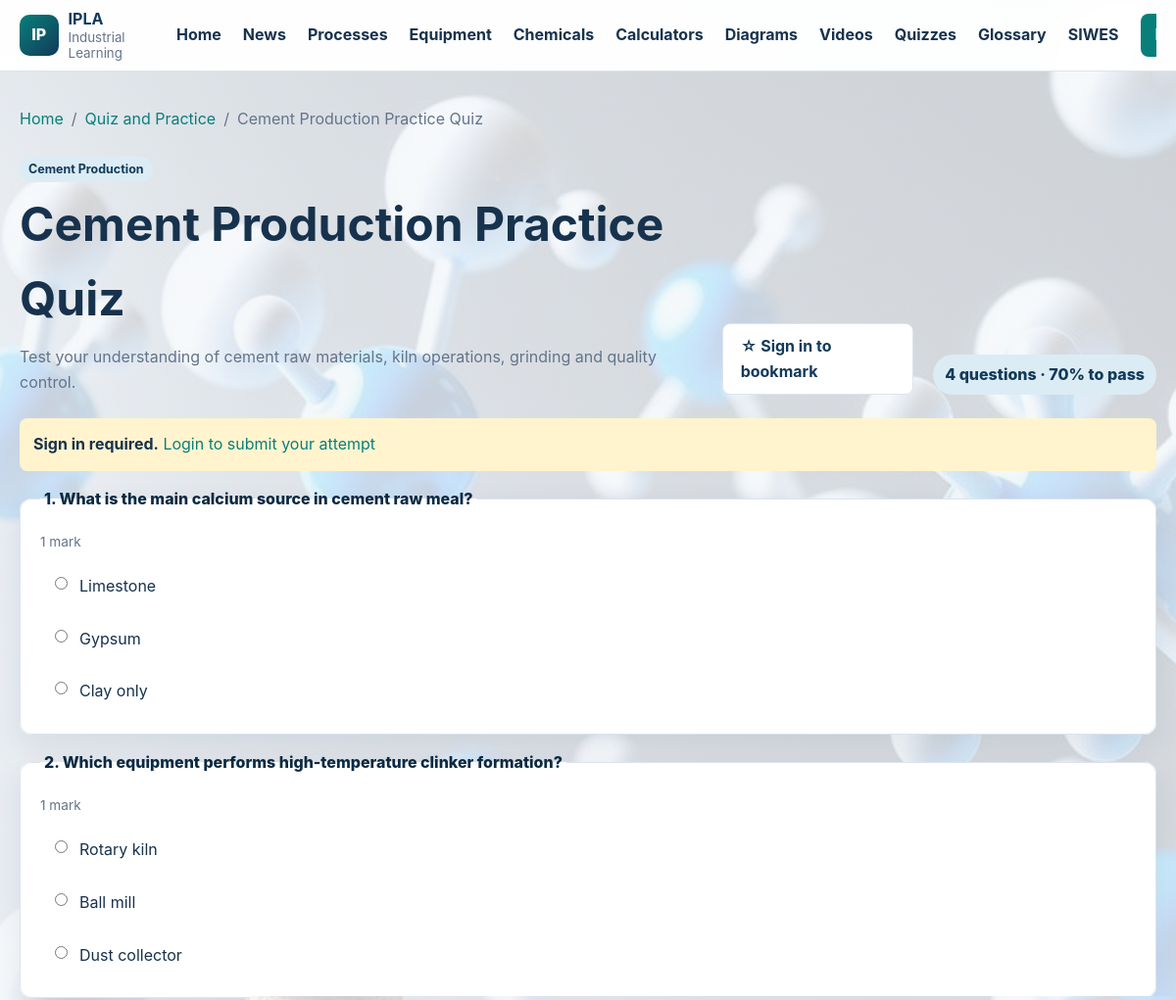
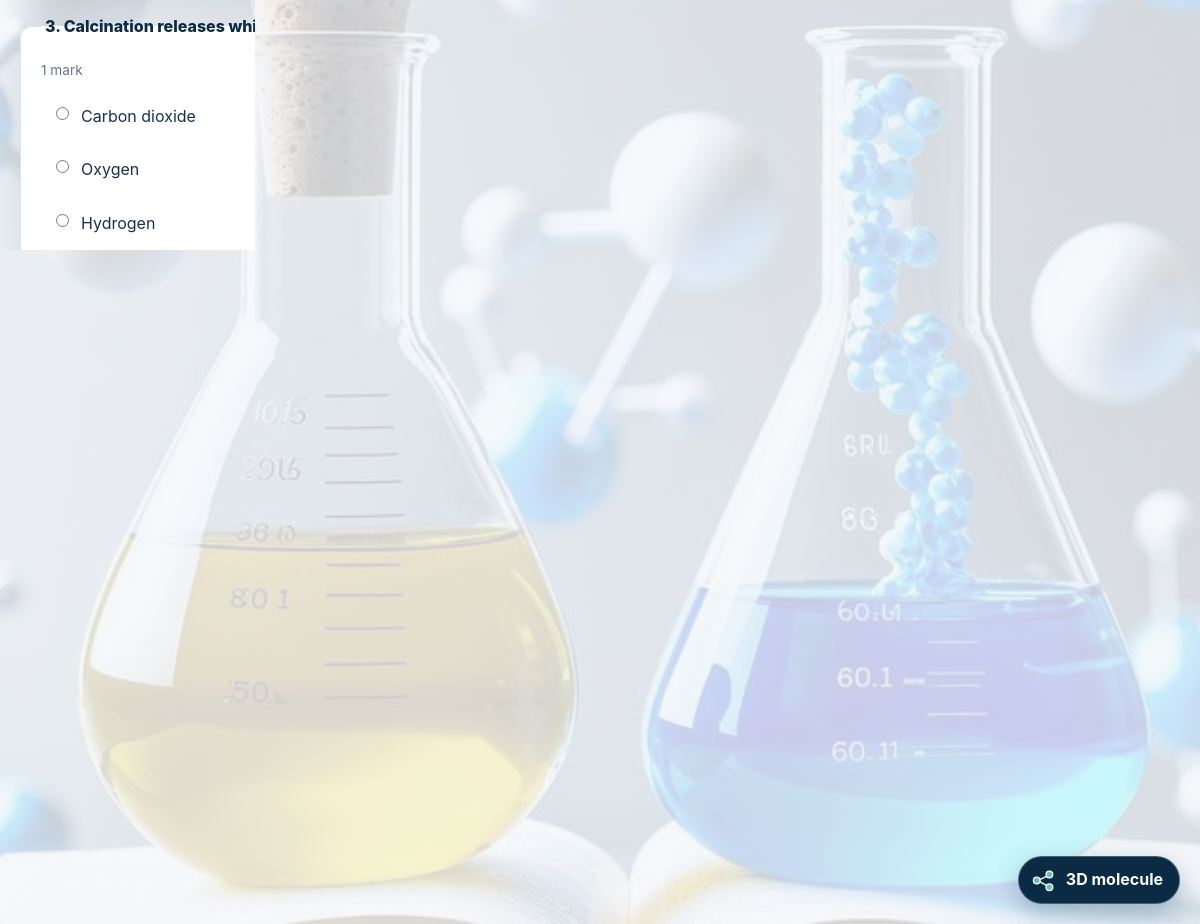
The app's page /quizzes/start.php?id=1 with its own data (2 pictures, top to bottom).
### tables this page shows
CREATE TABLE quizzes (
    id BIGINT UNSIGNED AUTO_INCREMENT PRIMARY KEY,
    process_id BIGINT UNSIGNED NULL,
    title VARCHAR(180) NOT NULL,
    description TEXT NULL,
    passing_score INT UNSIGNED NOT NULL DEFAULT 50,
    status ENUM('draft','published') NOT NULL DEFAULT 'draft',
    created_at TIMESTAMP NOT NULL DEFAULT CURRENT_TIMESTAMP,
    CONSTRAINT fk_quizzes_process FOREIGN KEY (process_id) REFERENCES processes(id) ON DELETE SET NULL
);

CREATE TABLE processes (
    id BIGINT UNSIGNED AUTO_INCREMENT PRIMARY KEY,
    title VARCHAR(180) NOT NULL,
    slug VARCHAR(190) NOT NULL UNIQUE,
    category VARCHAR(100) NULL,
    short_description VARCHAR(255) NULL,
    description MEDIUMTEXT NULL,
    featured_image VARCHAR(255) NULL,
    status ENUM('draft','published') NOT NULL DEFAULT 'draft',
    created_by BIGINT UNSIGNED NULL,
    created_at TIMESTAMP NOT NULL DEFAULT CURRENT_TIMESTAMP,
    updated_at TIMESTAMP NOT NULL DEFAULT CURRENT_TIMESTAMP ON UPDATE CURRENT_TIMESTAMP,
    CONSTRAINT fk_processes_creator FOREIGN KEY (created_by) REFERENCES users(id) ON DELETE SET NULL
);

CREATE TABLE quiz_questions (
    id BIGINT UNSIGNED AUTO_INCREMENT PRIMARY KEY,
    quiz_id BIGINT UNSIGNED NOT NULL,
    question TEXT NOT NULL,
    question_type ENUM('multiple_choice','true_false') NOT NULL DEFAULT 'multiple_choice',
    marks INT UNSIGNED NOT NULL DEFAULT 1,
    explanation TEXT NULL,
    created_at TIMESTAMP NOT NULL DEFAULT CURRENT_TIMESTAMP,
    CONSTRAINT fk_questions_quiz FOREIGN KEY (quiz_id) REFERENCES quizzes(id) ON DELETE CASCADE
);

CREATE TABLE quiz_answers (
    id BIGINT UNSIGNED AUTO_INCREMENT PRIMARY KEY,
    question_id BIGINT UNSIGNED NOT NULL,
    answer TEXT NOT NULL,
    is_correct BOOLEAN NOT NULL DEFAULT FALSE,
    CONSTRAINT fk_answers_question FOREIGN KEY (question_id) REFERENCES quiz_questions(id) ON DELETE CASCADE
);

### config/functions.php (called while the page is built, shortened)
<?php
function e(?string $value): string
{
    return htmlspecialchars($value ?? '', ENT_QUOTES | ENT_SUBSTITUTE, 'UTF-8');
}
function url(string $path = ''): string
{
    $path = '/' . ltrim($path, '/');
    return IPLA_BASE_URL === '' ? $path : IPLA_BASE_URL . $path;
}
function is_logged_in(): bool
{
    return isset($_SESSION['user']);
}

### quizzes/start.php (the view, shortened to what this page needs)
<?php
require_once dirname(__DIR__) . '/config/database.php';
require_once dirname(__DIR__) . '/config/functions.php';
$quizId = filter_input(INPUT_GET, 'id', FILTER_VALIDATE_INT);
$quizStatement = $pdo->prepare(
    'SELECT q.*,p.title AS process_title
     FROM quizzes q
     JOIN processes p ON p.id=q.process_id AND p.status="published"
     WHERE q.id=? AND q.status="published" LIMIT 1'
);
$quizStatement->execute([$quizId]);
$quiz = $quizStatement->fetch();
$questionStatement = $pdo->prepare(
    'SELECT * FROM quiz_questions WHERE quiz_id=? ORDER BY id'
);
$questionStatement->execute([$quizId]);
$questions = $questionStatement->fetchAll();
$questionsWithAnswers = [];
foreach ($questions as $question) {
    $answerStatement = $pdo->prepare('SELECT * FROM quiz_answers WHERE question_id=? ORDER BY id');
    $answerStatement->execute([(int) $question['id']]);
    $question['answers'] = $answerStatement->fetchAll();
    $questionsWithAnswers[] = $question;
}
$result = null;
require dirname(__DIR__) . '/includes/header.php';
?>
<main id="main-content" class="container quiz-detail">
    <nav class="breadcrumbs" aria-label="Breadcrumb">
        <a href="<?= e(url('/index.php')) ?>">Home</a><span aria-hidden="true">/</span>
        <a href="<?= e(url('/quizzes/index.php')) ?>">Quiz and Practice</a><span aria-hidden="true">/</span>
        <span><?= e($quiz['title']) ?></span>
    </nav>
    <?php if ($result !== null): ?>
        <section class="quiz-result card">
            <div class="card-body">
                <span class="quiz-result-status <?= $result['passed'] ? 'passed' : 'failed' ?>">
                    <?= $result['passed'] ? 'Passed' : 'Not passed' ?>
                </span>
                <h1><?= e((string) $result['percentage']) ?>%</h1>
                <p>You scored <?= e((string) $result['score']) ?> out of <?= e((string) $result['total_marks']) ?> marks.</p>
                <a class="button button-secondary" href="<?= e(url('/quizzes/index.php')) ?>">Back to quizzes</a>
                <a class="button button-primary" href="<?= e(url('/quizzes/start.php?id=' . $quizId)) ?>">Try again</a>
            </div>
        </section>
        <section class="quiz-review">
            <h2>Answer review</h2>
            <?php foreach ($result['review'] as $index => $item): ?>
                <article class="card quiz-review-card <?= $item['is_correct'] ? 'correct' : 'incorrect' ?>">
                    <div class="card-body">
                        <span><?= $item['is_correct'] ? 'Correct' : 'Incorrect' ?></span>
                        <h3><?= e((string) ($index + 1)) ?>. <?= e($item['question']['question']) ?></h3>
                        <p><strong>Your answer:</strong> <?= e($item['chosen']['answer'] ?? 'No answer selected') ?></p>
                        <?php if (!$item['is_correct']): ?>
                            <p><strong>Correct answer:</strong> <?= e($item['correct']['answer'] ?? 'Not available') ?></p>
                        <?php endif; ?>
                        <?php if (!empty($item['question']['explanation'])): ?>
                            <p class="quiz-explanation"><?= e($item['question']['explanation']) ?></p>
                        <?php endif; ?>
                    </div>
                </article>
            <?php endforeach; ?>
        </section>
    <?php else: ?>
        <header class="module-heading quiz-heading">
            <div>
                <span class="badge"><?= e($quiz['process_title']) ?></span>
                <h1><?= e($quiz['title']) ?></h1>
                <p><?= e($quiz['description'] ?: 'Answer each question and submit your attempt.') ?></p>
            </div>
                <?php $bookmarkType='quiz'; $bookmarkId=$quizId; require dirname(__DIR__).'/includes/bookmark_button.php'; ?>
                <span class="module-count"><?= count($questionsWithAnswers) ?> question<?= count($questionsWithAnswers) === 1 ? '' : 's' ?> · <?= e((string) $quiz['passing_score']) ?>% to pass</span>
        </header>
        <?php if (!$questionsWithAnswers): ?>
            <div class="empty-state">
                <h2>This quiz has no questions yet</h2>
                <a class="button button-secondary" href="<?= e(url('/quizzes/index.php')) ?>">Browse quizzes</a>
            </div>
        <?php else: ?>
            <?php if (!is_logged_in()): ?>
                <div class="quiz-login-note">
                    <strong>Sign in required.</strong>
                    <a href="<?= e(url('/login.php')) ?>">Login to submit your attempt</a>
                </div>
            <?php endif; ?>
            <form method="post" action="<?= e(url('/quizzes/start.php?id=' . $quizId)) ?>" class="quiz-form">
                <?php foreach ($questionsWithAnswers as $index => $question): ?>
                    <fieldset class="card quiz-question">
                        <legend><?= e((string) ($index + 1)) ?>. <?= e($question['question']) ?></legend>
                        <span class="quiz-marks"><?= e((string) $question['marks']) ?> mark<?= (int) $question['marks'] === 1 ? '' : 's' ?></span>
                        <div class="quiz-answer-list">
                            <?php foreach ($question['answers'] as $answer): ?>
                                <label>
                                    <input type="radio"
                                           name="answers[<?= e((string) $question['id']) ?>]"
                                           value="<?= e((string) $answer['id']) ?>"
                                           required>
                                    <span><?= e($answer['answer']) ?></span>
                                </label>
                            <?php endforeach; ?>
                        </div>
                    </fieldset>
                <?php endforeach; ?>
                <button class="button button-primary" type="submit" <?= is_logged_in() ? '' : 'disabled' ?>>Submit quiz</button>
            </form>
        <?php endif; ?>
    <?php endif; ?>
</main>
<?php require dirname(__DIR__) . '/includes/footer.php'; ?>

### records on screen
quizzes: title "Cement Production Practice Quiz", process.title "Cement Production", description "Test your understanding of cement raw materials, kiln operations, grinding and quality control.", passing_score "70"
quiz_questions: question "What is the main calcium source in cement raw meal?", marks "1"
quiz_answers: answer "Limestone"
quiz_answers: answer "Gypsum"
quiz_answers: answer "Clay only"
quiz_questions: question "Which equipment performs high-temperature clinker formation?", marks "1"
quiz_answers: answer "Rotary kiln"
quiz_answers: answer "Ball mill"
quiz_answers: answer "Dust collector"
quiz_questions: question "Calcination releases which gas from calcium carbonate?", marks "1"
quiz_answers: answer "Carbon dioxide"
quiz_answers: answer "Oxygen"
quiz_answers: answer "Hydrogen"
quiz_questions: question "Which product is tested for fineness, setting time and compressive strength?"

### other values on screen
IPLA_APP_SHORT_NAME "IPLA"
count($questionsWithAnswers) "4"
IPLA_APP_NAME "Industrial Process Learning App"
